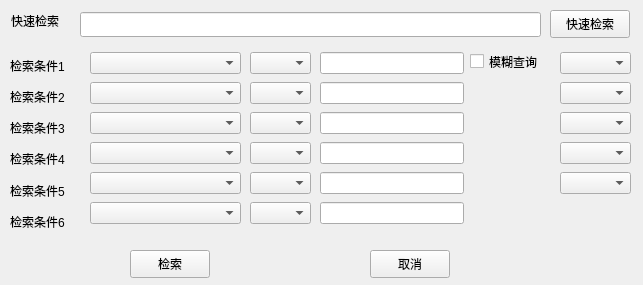
<?xml version="1.0" encoding="UTF-8"?>
<ui version="4.0">
 <class>Form</class>
 <widget class="QWidget" name="Form">
  <property name="geometry">
   <rect>
    <x>0</x>
    <y>0</y>
    <width>643</width>
    <height>285</height>
   </rect>
  </property>
  <property name="windowTitle">
   <string>Form</string>
  </property>
  <widget class="QCheckBox" name="checkBox">
   <property name="geometry">
    <rect>
     <x>470</x>
     <y>50</y>
     <width>92</width>
     <height>23</height>
    </rect>
   </property>
   <property name="text">
    <string>模糊查询</string>
   </property>
  </widget>
  <widget class="QLineEdit" name="quickSearch">
   <property name="geometry">
    <rect>
     <x>80</x>
     <y>12</y>
     <width>461</width>
     <height>25</height>
    </rect>
   </property>
  </widget>
  <widget class="QPushButton" name="quickSerchButton">
   <property name="geometry">
    <rect>
     <x>550</x>
     <y>10</y>
     <width>80</width>
     <height>28</height>
    </rect>
   </property>
   <property name="text">
    <string>快速检索</string>
   </property>
  </widget>
  <widget class="QLabel" name="label">
   <property name="geometry">
    <rect>
     <x>11</x>
     <y>11</y>
     <width>71</width>
     <height>20</height>
    </rect>
   </property>
   <property name="text">
    <string>快速检索</string>
   </property>
  </widget>
  <widget class="QPushButton" name="pushButton_3">
   <property name="geometry">
    <rect>
     <x>370</x>
     <y>250</y>
     <width>80</width>
     <height>28</height>
    </rect>
   </property>
   <property name="text">
    <string>取消</string>
   </property>
  </widget>
  <widget class="QPushButton" name="setQueryData">
   <property name="geometry">
    <rect>
     <x>130</x>
     <y>250</y>
     <width>80</width>
     <height>28</height>
    </rect>
   </property>
   <property name="text">
    <string>检索</string>
   </property>
  </widget>
  <widget class="QWidget" name="layoutWidget">
   <property name="geometry">
    <rect>
     <x>320</x>
     <y>50</y>
     <width>144</width>
     <height>182</height>
    </rect>
   </property>
   <layout class="QVBoxLayout" name="verticalLayout">
    <item>
     <widget class="QLineEdit" name="inputData1"/>
    </item>
    <item>
     <widget class="QLineEdit" name="inputData2"/>
    </item>
    <item>
     <widget class="QLineEdit" name="inputData3"/>
    </item>
    <item>
     <widget class="QLineEdit" name="inputData4"/>
    </item>
    <item>
     <widget class="QLineEdit" name="inputData5"/>
    </item>
    <item>
     <widget class="QLineEdit" name="inputData6"/>
    </item>
   </layout>
  </widget>
  <widget class="QWidget" name="layoutWidget">
   <property name="geometry">
    <rect>
     <x>10</x>
     <y>53</y>
     <width>71</width>
     <height>181</height>
    </rect>
   </property>
   <layout class="QVBoxLayout" name="verticalLayout_2">
    <item>
     <widget class="QLabel" name="label_2">
      <property name="text">
       <string>检索条件1</string>
      </property>
     </widget>
    </item>
    <item>
     <widget class="QLabel" name="label_3">
      <property name="text">
       <string>检索条件2</string>
      </property>
     </widget>
    </item>
    <item>
     <widget class="QLabel" name="label_4">
      <property name="text">
       <string>检索条件3</string>
      </property>
     </widget>
    </item>
    <item>
     <widget class="QLabel" name="label_5">
      <property name="text">
       <string>检索条件4</string>
      </property>
     </widget>
    </item>
    <item>
     <widget class="QLabel" name="label_6">
      <property name="text">
       <string>检索条件5</string>
      </property>
     </widget>
    </item>
    <item>
     <widget class="QLabel" name="label_7">
      <property name="text">
       <string>检索条件6</string>
      </property>
     </widget>
    </item>
   </layout>
  </widget>
  <widget class="QWidget" name="layoutWidget">
   <property name="geometry">
    <rect>
     <x>90</x>
     <y>50</y>
     <width>151</width>
     <height>182</height>
    </rect>
   </property>
   <layout class="QVBoxLayout" name="verticalLayout_3">
    <item>
     <widget class="QComboBox" name="searchCondition1"/>
    </item>
    <item>
     <widget class="QComboBox" name="searchCondition2"/>
    </item>
    <item>
     <widget class="QComboBox" name="searchCondition3"/>
    </item>
    <item>
     <widget class="QComboBox" name="searchCondition4"/>
    </item>
    <item>
     <widget class="QComboBox" name="searchCondition5"/>
    </item>
    <item>
     <widget class="QComboBox" name="searchCondition6"/>
    </item>
   </layout>
  </widget>
  <widget class="QWidget" name="layoutWidget">
   <property name="geometry">
    <rect>
     <x>250</x>
     <y>50</y>
     <width>61</width>
     <height>182</height>
    </rect>
   </property>
   <layout class="QVBoxLayout" name="verticalLayout_4">
    <item>
     <widget class="QComboBox" name="compareCond1"/>
    </item>
    <item>
     <widget class="QComboBox" name="compareCond2"/>
    </item>
    <item>
     <widget class="QComboBox" name="compareCond3"/>
    </item>
    <item>
     <widget class="QComboBox" name="compareCond4"/>
    </item>
    <item>
     <widget class="QComboBox" name="compareCond5"/>
    </item>
    <item>
     <widget class="QComboBox" name="compareCond6"/>
    </item>
   </layout>
  </widget>
  <widget class="QWidget" name="layoutWidget">
   <property name="geometry">
    <rect>
     <x>560</x>
     <y>50</y>
     <width>71</width>
     <height>151</height>
    </rect>
   </property>
   <layout class="QVBoxLayout" name="verticalLayout_5">
    <item>
     <widget class="QComboBox" name="fuzzyQuery1"/>
    </item>
    <item>
     <widget class="QComboBox" name="fuzzyQuery2"/>
    </item>
    <item>
     <widget class="QComboBox" name="fuzzyQuery3"/>
    </item>
    <item>
     <widget class="QComboBox" name="fuzzyQuery4"/>
    </item>
    <item>
     <widget class="QComboBox" name="fuzzyQuery5"/>
    </item>
   </layout>
  </widget>
 </widget>
 <resources/>
 <connections/>
</ui>
